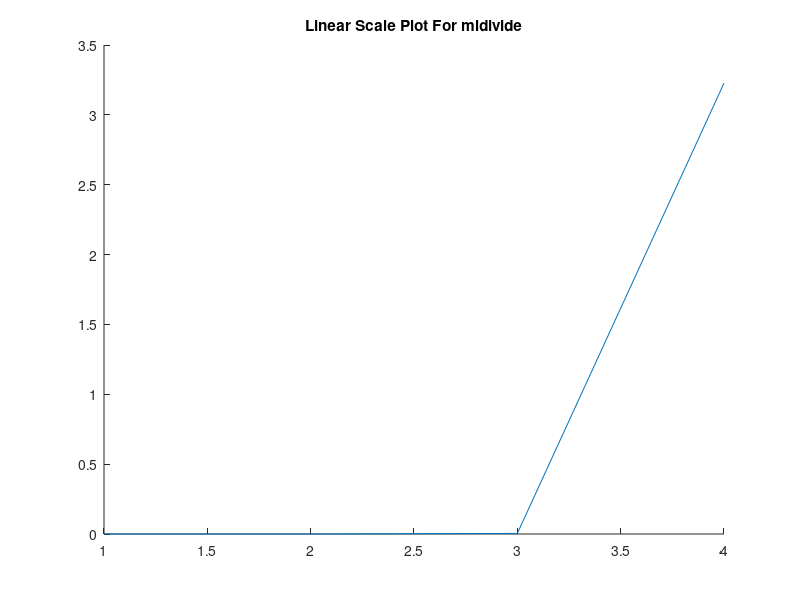
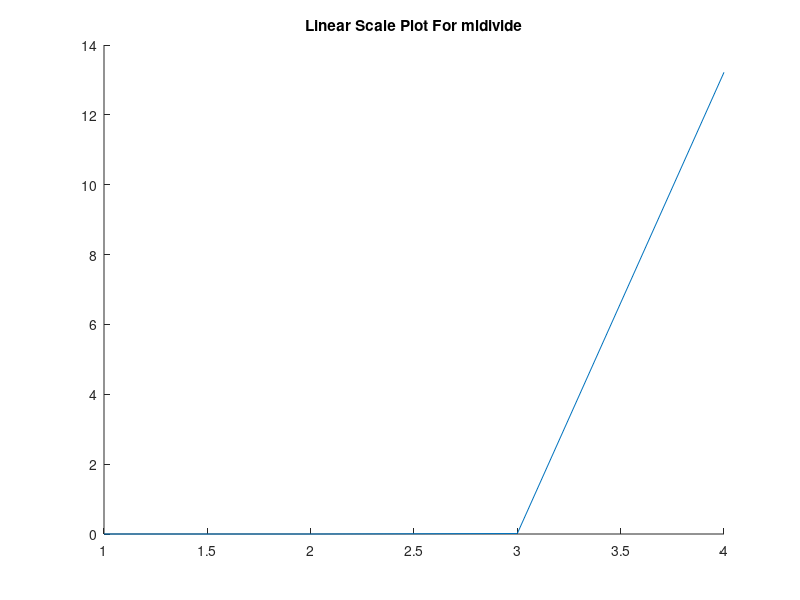
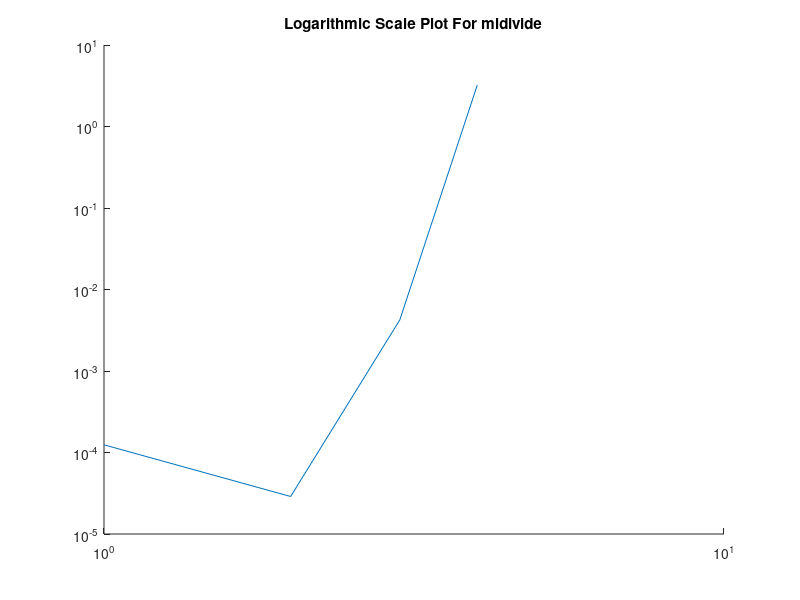
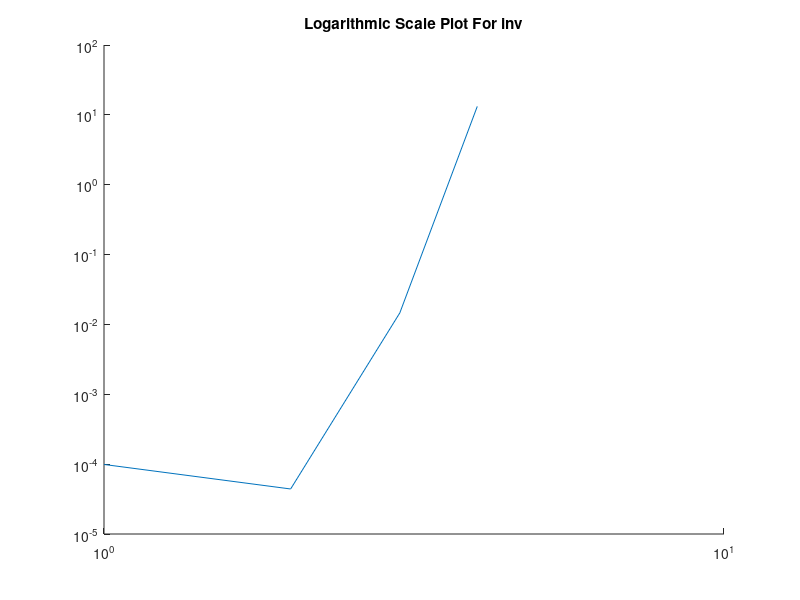

These figures' MATLAB source, in order:
%--------------------------------------------------------------------------
% IX1303-VT2023: PROJEKTUPPGIFT 1, Linjära ekvationssystem
%
% Detta är en template.
% Ni ska fylla i koden som efterfrågas och svara på frågorna.
% Notera att alla svar på frågor måste skrivas på raden som börjar med "%".
%--------------------------------------------------------------------------

clear all

% List över antalet frihetsgrader (värden på n) som ska studeras.
% Här har vi alltså fyra olika fall som ska studeras, först n=1, sen n=30,
% sen n=300 och till sist n=3000.
nList = [3, 30, 300, 3000];

% Initiera tidsvektorerna. Här sätter vi alla värden till noll, men inne i
% looper ska ni sätta in den tid det tog att lösa ekvationssystemet.
T_mldivide = zeros(size(nList));
T_inv      = zeros(size(nList));

% Loop över de olika frihetsgraderna.
% Loopen innebär att koden mellan "for" och "end" kommer att köras 4 gånger
% (eftersom length(nList)=4), först med i=1, sen i=2, i=3 och i=4.
for i=1:length(nList)

  % Här skapar vi en variabel n. Värdet på n är 3 första gången vi går
  % igenom loopen, sen 30, 300 och 3000.
  % Värdet på n är antalet dimensioner hos ekvationssystemet vi ska lösa.
  n=nList(i);

  %----- SKRIV KOD: Skapa nxn matrisen A -----
  % Fråga: 
  %   Här är A=I-C, där C=kR och R är en matris med slumptal
  %   mellan 0 och 1. För vilka värden på k är kolumnsumman
  %   alltid (för alla möjliga slumptal) mindre än 1?
  % Svar: k < 1 / summan av av kolumnvärderna i R
  % t.ex k = 0.5
  % ...
  I = eye(n);
  R = rand(n);
  k = 1/n;
  C = k*R;
  A = I - C;


  %----- SKRIV KOD:Skapa kolumn-vektorn b -----
  B = rand(n, 1);
  
  tic;
  %----- SKRIV KOD: Lös ekvationssystemet med mldivide -----
  x1 = mldivide(A,B);
  T_mldivide(i)=toc;
  
  
  tic;
  %----- SKRIV KOD: Lös ekvationssystemet med inv -----
  % För att det ska finnas lösningar till matrisekvationen Ax = B
  % behöver A och B vara av samma dimensioner, vara kvadratiska, 
  % samt att A är inverterbar

  % För att se om A är inverterbar:
  if det(A) ~= 0
      A_inverse = inv(A);
      x2 = A_inverse * B;
  else
      disp("Matris är singulär och har därför ingen invers");
  end

  T_inv(i)=toc;

  %disp("Result of first method is:", x1);
  %disp("Result of second method is:", x2);
  %----- SKRIV KOD: Jämför lösningarna från mldivide och inv -----

end


figure; hold on
%----- SKRIV KOD: Rita första figuren -----
plot(T_mldivide)
title('Linear Scale Plot For mldivide');


figure; hold on
%----- SKRIV KOD: Rita andra figuren -----
plot(T_inv)
title('Linear Scale Plot For mldivide');


figure; hold on
%----- SKRIV KOD: Rita första figuren med logaritmisk skala -----
plot(T_mldivide)
title('Logarithmic Scale Plot For mldivide');
set(gca, 'xscale', 'log');
set(gca, 'yscale', 'log');


figure; hold on
%----- SKRIV KOD: Rita första figuren med logaritmisk skala -----
plot(T_inv)
title('Logarithmic Scale Plot For inv');
set(gca, 'xscale', 'log');
set(gca, 'yscale', 'log');


% Frågor:
% 1. 1.	Antag att du ska lösa ett problem med tre obekanta en eller ett par gånger. Hur väljer du metod? Är det viktigt att välja rätt metod?
% SVAR: En olämplig metod kan leda till numeriska problem, långsam beräkningstid eller felaktiga resultat. 
% Genom att överväga faktorer som storleken på matrisen, matrisens egenskaper och tillgång till beräkningsresurser 
% kan man välja den mest lämpliga metoden, t.ex gauss eliminering, inversion eller iterativa metoder
% som ger noggranna och effektiva lösningar för specifika problem.

% 2. Antag att du ska lösa ett problem med tre obekanta 10 000 gånger. Hur väljer du metod? Är det viktigt att välja rätt metod?
% SVAR: För att välja en noggrann och effektiv metod kan komplexiteten hos metoderna och
% egenskaperna av matrisekvationer behöva analyseras. Vissa metoder kan ha högre tidskomplexitet 
% och vara mindre lämpliga för stora matriser eller stort antal
% iterationer, även om nogrannheten kan kompromissas mot lägre komplexitets metoder.
% För stora matriser kan iterativa metoder vara mer effektiv,
% t.ex. Newton Paphsons metod, än direkt lösning, t.ex. inversion eller
% eliminering. Om matrisen har speciella egenskaper så kan
% bandlösningsalgoritmer utnyttjas. (t.ex. för 2X2 matriser) Dessa
% optimeringar kan effektivisera exekveringstiden och kräva mindre
% beräkningskraft.

% 3. Antag att du ska lösa ett problem med 3000 obekanta en eller ett par gånger. Hur väljer du metod? Är det viktigt att välja rätt metod?
% SVAR: Det är viktigt att välja rätt metod för samtliga frågor och
% beroende på ekvationens egenskaper kan den ena metoden vara bättre än den
% andra med hänsyn till nogrannhet och effektivitet. För större och mer 
% komplexa matriser kan iterativa metoder som konjugerad gradient eller 
% GMRES vara effektivare och kräva mindre beräkningsresurser jämfört med
% direkta lösningar. 

% 4. Kör om alla räkningar tre gånger. Varför får du olika resultat varje gång du kör programmet?
% SVAR: I beräkningarna används slumptal för att generera matrisen R, C och
% A.

% 5. Hur stor är den relativa skillnaden i beräkningstid mellan de två metoderna för 3000 obekanta?
% SVAR: Den direkta lösningen med hjälp av operatorn mldivide har en tidskomplexitet som är linjär (O(n^k), 
% där k är nära 1) för strukturerade matriser, medan lösningen med inversen av matrisen har en tidskomplexitet 
% som är närmare kvadratisk (O(n^2)).
